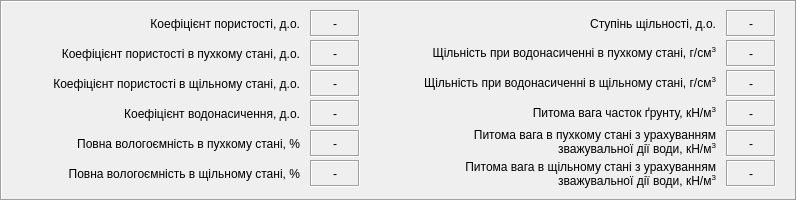
   <widget class="QFrame" name="frame_3">
    <property name="geometry">
     <rect>
      <x>10</x>
      <y>430</y>
      <width>797</width>
      <height>201</height>
     </rect>
    </property>
    <property name="frameShape">
     <enum>QFrame::Box</enum>
    </property>
    <property name="frameShadow">
     <enum>QFrame::Sunken</enum>
    </property>
    <widget class="QLabel" name="label_28">
     <property name="geometry">
      <rect>
       <x>10</x>
       <y>160</y>
       <width>290</width>
       <height>27</height>
      </rect>
     </property>
     <property name="text">
      <string>Повна вологоємність в щільному стані, %</string>
     </property>
     <property name="alignment">
      <set>Qt::AlignRight|Qt::AlignTrailing|Qt::AlignVCenter</set>
     </property>
     <property name="wordWrap">
      <bool>true</bool>
     </property>
    </widget>
    <widget class="QLabel" name="label_31">
     <property name="geometry">
      <rect>
       <x>310</x>
       <y>70</y>
       <width>50</width>
       <height>27</height>
      </rect>
     </property>
     <property name="font">
      <font>
       <weight>50</weight>
       <bold>false</bold>
      </font>
     </property>
     <property name="frameShape">
      <enum>QFrame::Box</enum>
     </property>
     <property name="frameShadow">
      <enum>QFrame::Sunken</enum>
     </property>
     <property name="text">
      <string>-</string>
     </property>
     <property name="alignment">
      <set>Qt::AlignCenter</set>
     </property>
     <property name="margin">
      <number>0</number>
     </property>
     <property name="indent">
      <number>-1</number>
     </property>
    </widget>
    <widget class="QLabel" name="label_26">
     <property name="geometry">
      <rect>
       <x>10</x>
       <y>100</y>
       <width>290</width>
       <height>27</height>
      </rect>
     </property>
     <property name="text">
      <string>Коефіцієнт водонасичення, д.о.</string>
     </property>
     <property name="alignment">
      <set>Qt::AlignRight|Qt::AlignTrailing|Qt::AlignVCenter</set>
     </property>
     <property name="wordWrap">
      <bool>true</bool>
     </property>
    </widget>
    <widget class="QLabel" name="label_32">
     <property name="geometry">
      <rect>
       <x>310</x>
       <y>100</y>
       <width>50</width>
       <height>27</height>
      </rect>
     </property>
     <property name="font">
      <font>
       <weight>50</weight>
       <bold>false</bold>
      </font>
     </property>
     <property name="frameShape">
      <enum>QFrame::Box</enum>
     </property>
     <property name="frameShadow">
      <enum>QFrame::Sunken</enum>
     </property>
     <property name="text">
      <string>-</string>
     </property>
     <property name="alignment">
      <set>Qt::AlignCenter</set>
     </property>
     <property name="margin">
      <number>0</number>
     </property>
     <property name="indent">
      <number>-1</number>
     </property>
    </widget>
    <widget class="QLabel" name="label_23">
     <property name="geometry">
      <rect>
       <x>10</x>
       <y>10</y>
       <width>290</width>
       <height>27</height>
      </rect>
     </property>
     <property name="text">
      <string>Коефіцієнт пористості, д.о.</string>
     </property>
     <property name="alignment">
      <set>Qt::AlignRight|Qt::AlignTrailing|Qt::AlignVCenter</set>
     </property>
     <property name="wordWrap">
      <bool>true</bool>
     </property>
    </widget>
    <widget class="QLabel" name="label_29">
     <property name="geometry">
      <rect>
       <x>310</x>
       <y>10</y>
       <width>50</width>
       <height>27</height>
      </rect>
     </property>
     <property name="font">
      <font>
       <weight>50</weight>
       <bold>false</bold>
      </font>
     </property>
     <property name="frameShape">
      <enum>QFrame::Box</enum>
     </property>
     <property name="frameShadow">
      <enum>QFrame::Sunken</enum>
     </property>
     <property name="text">
      <string>-</string>
     </property>
     <property name="alignment">
      <set>Qt::AlignCenter</set>
     </property>
     <property name="margin">
      <number>0</number>
     </property>
     <property name="indent">
      <number>-1</number>
     </property>
    </widget>
    <widget class="QLabel" name="label_30">
     <property name="geometry">
      <rect>
       <x>310</x>
       <y>40</y>
       <width>50</width>
       <height>27</height>
      </rect>
     </property>
     <property name="font">
      <font>
       <weight>50</weight>
       <bold>false</bold>
      </font>
     </property>
     <property name="frameShape">
      <enum>QFrame::Box</enum>
     </property>
     <property name="frameShadow">
      <enum>QFrame::Sunken</enum>
     </property>
     <property name="text">
      <string>-</string>
     </property>
     <property name="alignment">
      <set>Qt::AlignCenter</set>
     </property>
     <property name="margin">
      <number>0</number>
     </property>
     <property name="indent">
      <number>-1</number>
     </property>
    </widget>
    <widget class="QLabel" name="label_34">
     <property name="geometry">
      <rect>
       <x>310</x>
       <y>160</y>
       <width>50</width>
       <height>27</height>
      </rect>
     </property>
     <property name="font">
      <font>
       <weight>50</weight>
       <bold>false</bold>
      </font>
     </property>
     <property name="frameShape">
      <enum>QFrame::Box</enum>
     </property>
     <property name="frameShadow">
      <enum>QFrame::Sunken</enum>
     </property>
     <property name="text">
      <string>-</string>
     </property>
     <property name="alignment">
      <set>Qt::AlignCenter</set>
     </property>
     <property name="margin">
      <number>0</number>
     </property>
     <property name="indent">
      <number>-1</number>
     </property>
    </widget>
    <widget class="QLabel" name="label_24">
     <property name="geometry">
      <rect>
       <x>10</x>
       <y>40</y>
       <width>290</width>
       <height>27</height>
      </rect>
     </property>
     <property name="text">
      <string>Коефіцієнт пористості в пухкому стані, д.о.</string>
     </property>
     <property name="alignment">
      <set>Qt::AlignRight|Qt::AlignTrailing|Qt::AlignVCenter</set>
     </property>
     <property name="wordWrap">
      <bool>true</bool>
     </property>
    </widget>
    <widget class="QLabel" name="label_27">
     <property name="geometry">
      <rect>
       <x>10</x>
       <y>130</y>
       <width>290</width>
       <height>27</height>
      </rect>
     </property>
     <property name="text">
      <string>Повна вологоємність в пухкому стані, %</string>
     </property>
     <property name="alignment">
      <set>Qt::AlignRight|Qt::AlignTrailing|Qt::AlignVCenter</set>
     </property>
     <property name="wordWrap">
      <bool>true</bool>
     </property>
    </widget>
    <widget class="QLabel" name="label_33">
     <property name="geometry">
      <rect>
       <x>310</x>
       <y>130</y>
       <width>50</width>
       <height>27</height>
      </rect>
     </property>
     <property name="font">
      <font>
       <weight>50</weight>
       <bold>false</bold>
      </font>
     </property>
     <property name="frameShape">
      <enum>QFrame::Box</enum>
     </property>
     <property name="frameShadow">
      <enum>QFrame::Sunken</enum>
     </property>
     <property name="text">
      <string>-</string>
     </property>
     <property name="alignment">
      <set>Qt::AlignCenter</set>
     </property>
     <property name="margin">
      <number>0</number>
     </property>
     <property name="indent">
      <number>-1</number>
     </property>
    </widget>
    <widget class="QLabel" name="label_25">
     <property name="geometry">
      <rect>
       <x>10</x>
       <y>70</y>
       <width>290</width>
       <height>27</height>
      </rect>
     </property>
     <property name="text">
      <string>Коефіцієнт пористості в щільному стані, д.о.</string>
     </property>
     <property name="alignment">
      <set>Qt::AlignRight|Qt::AlignTrailing|Qt::AlignVCenter</set>
     </property>
     <property name="wordWrap">
      <bool>true</bool>
     </property>
    </widget>
    <widget class="QLabel" name="label_36">
     <property name="geometry">
      <rect>
       <x>381</x>
       <y>40</y>
       <width>335</width>
       <height>27</height>
      </rect>
     </property>
     <property name="text">
      <string>&lt;html&gt;&lt;head/&gt;&lt;body&gt;&lt;p&gt;Щільність при водонасиченні в пухкому стані, г/см&lt;span style=&quot; vertical-align:super;&quot;&gt;3&lt;/span&gt;&lt;/p&gt;&lt;/body&gt;&lt;/html&gt;</string>
     </property>
     <property name="alignment">
      <set>Qt::AlignRight|Qt::AlignTrailing|Qt::AlignVCenter</set>
     </property>
     <property name="wordWrap">
      <bool>true</bool>
     </property>
    </widget>
    <widget class="QLabel" name="label_37">
     <property name="geometry">
      <rect>
       <x>726</x>
       <y>40</y>
       <width>50</width>
       <height>27</height>
      </rect>
     </property>
     <property name="font">
      <font>
       <weight>50</weight>
       <bold>false</bold>
      </font>
     </property>
     <property name="frameShape">
      <enum>QFrame::Box</enum>
     </property>
     <property name="frameShadow">
      <enum>QFrame::Sunken</enum>
     </property>
     <property name="text">
      <string>-</string>
     </property>
     <property name="alignment">
      <set>Qt::AlignCenter</set>
     </property>
     <property name="margin">
      <number>0</number>
     </property>
     <property name="indent">
      <number>-1</number>
     </property>
    </widget>
    <widget class="QLabel" name="label_38">
     <property name="geometry">
      <rect>
       <x>726</x>
       <y>10</y>
       <width>50</width>
       <height>27</height>
      </rect>
     </property>
     <property name="font">
      <font>
       <weight>50</weight>
       <bold>false</bold>
      </font>
     </property>
     <property name="frameShape">
      <enum>QFrame::Box</enum>
     </property>
     <property name="frameShadow">
      <enum>QFrame::Sunken</enum>
     </property>
     <property name="text">
      <string>-</string>
     </property>
     <property name="alignment">
      <set>Qt::AlignCenter</set>
     </property>
     <property name="margin">
      <number>0</number>
     </property>
     <property name="indent">
      <number>-1</number>
     </property>
    </widget>
    <widget class="QLabel" name="label_39">
     <property name="geometry">
      <rect>
       <x>381</x>
       <y>10</y>
       <width>335</width>
       <height>27</height>
      </rect>
     </property>
     <property name="text">
      <string>Ступінь щільності, д.о.</string>
     </property>
     <property name="alignment">
      <set>Qt::AlignRight|Qt::AlignTrailing|Qt::AlignVCenter</set>
     </property>
     <property name="wordWrap">
      <bool>true</bool>
     </property>
    </widget>
    <widget class="QLabel" name="label_40">
     <property name="geometry">
      <rect>
       <x>381</x>
       <y>70</y>
       <width>335</width>
       <height>27</height>
      </rect>
     </property>
     <property name="text">
      <string>&lt;html&gt;&lt;head/&gt;&lt;body&gt;&lt;p&gt;Щільність при водонасиченні в щільному стані, г/см&lt;span style=&quot; vertical-align:super;&quot;&gt;3&lt;/span&gt;&lt;/p&gt;&lt;/body&gt;&lt;/html&gt;</string>
     </property>
     <property name="alignment">
      <set>Qt::AlignRight|Qt::AlignTrailing|Qt::AlignVCenter</set>
     </property>
     <property name="wordWrap">
      <bool>true</bool>
     </property>
    </widget>
    <widget class="QLabel" name="label_41">
     <property name="geometry">
      <rect>
       <x>726</x>
       <y>70</y>
       <width>50</width>
       <height>27</height>
      </rect>
     </property>
     <property name="font">
      <font>
       <weight>50</weight>
       <bold>false</bold>
      </font>
     </property>
     <property name="frameShape">
      <enum>QFrame::Box</enum>
     </property>
     <property name="frameShadow">
      <enum>QFrame::Sunken</enum>
     </property>
     <property name="text">
      <string>-</string>
     </property>
     <property name="alignment">
      <set>Qt::AlignCenter</set>
     </property>
     <property name="margin">
      <number>0</number>
     </property>
     <property name="indent">
      <number>-1</number>
     </property>
    </widget>
    <widget class="QLabel" name="label_42">
     <property name="geometry">
      <rect>
       <x>726</x>
       <y>100</y>
       <width>50</width>
       <height>27</height>
      </rect>
     </property>
     <property name="font">
      <font>
       <weight>50</weight>
       <bold>false</bold>
      </font>
     </property>
     <property name="frameShape">
      <enum>QFrame::Box</enum>
     </property>
     <property name="frameShadow">
      <enum>QFrame::Sunken</enum>
     </property>
     <property name="text">
      <string>-</string>
     </property>
     <property name="alignment">
      <set>Qt::AlignCenter</set>
     </property>
     <property name="margin">
      <number>0</number>
     </property>
     <property name="indent">
      <number>-1</number>
     </property>
    </widget>
    <widget class="QLabel" name="label_43">
     <property name="geometry">
      <rect>
       <x>381</x>
       <y>100</y>
       <width>335</width>
       <height>27</height>
      </rect>
     </property>
     <property name="text">
      <string>&lt;html&gt;&lt;head/&gt;&lt;body&gt;&lt;p&gt;Питома вага часток ґрунту, кН/м&lt;span style=&quot; vertical-align:super;&quot;&gt;3&lt;/span&gt;&lt;/p&gt;&lt;/body&gt;&lt;/html&gt;</string>
     </property>
     <property name="alignment">
      <set>Qt::AlignRight|Qt::AlignTrailing|Qt::AlignVCenter</set>
     </property>
     <property name="wordWrap">
      <bool>true</bool>
     </property>
    </widget>
    <widget class="QLabel" name="label_44">
     <property name="geometry">
      <rect>
       <x>381</x>
       <y>126</y>
       <width>335</width>
       <height>32</height>
      </rect>
     </property>
     <property name="text">
      <string>&lt;html&gt;&lt;head/&gt;&lt;body&gt;&lt;p&gt;Питома вага в пухкому стані з урахуванням&lt;br/&gt;зважувальної дії води, кН/м&lt;span style=&quot; vertical-align:super;&quot;&gt;3&lt;/span&gt;&lt;/p&gt;&lt;/body&gt;&lt;/html&gt;</string>
     </property>
     <property name="alignment">
      <set>Qt::AlignRight|Qt::AlignTrailing|Qt::AlignVCenter</set>
     </property>
     <property name="wordWrap">
      <bool>true</bool>
     </property>
    </widget>
    <widget class="QLabel" name="label_45">
     <property name="geometry">
      <rect>
       <x>726</x>
       <y>130</y>
       <width>50</width>
       <height>27</height>
      </rect>
     </property>
     <property name="font">
      <font>
       <weight>50</weight>
       <bold>false</bold>
      </font>
     </property>
     <property name="frameShape">
      <enum>QFrame::Box</enum>
     </property>
     <property name="frameShadow">
      <enum>QFrame::Sunken</enum>
     </property>
     <property name="text">
      <string>-</string>
     </property>
     <property name="alignment">
      <set>Qt::AlignCenter</set>
     </property>
     <property name="margin">
      <number>0</number>
     </property>
     <property name="indent">
      <number>-1</number>
     </property>
    </widget>
    <widget class="QLabel" name="label_46">
     <property name="geometry">
      <rect>
       <x>381</x>
       <y>158</y>
       <width>335</width>
       <height>32</height>
      </rect>
     </property>
     <property name="text">
      <string>&lt;html&gt;&lt;head/&gt;&lt;body&gt;&lt;p&gt;Питома вага в щільному стані з урахуванням&lt;br/&gt; зважувальної дії води, кН/м&lt;span style=&quot; vertical-align:super;&quot;&gt;3&lt;/span&gt;&lt;/p&gt;&lt;/body&gt;&lt;/html&gt;</string>
     </property>
     <property name="alignment">
      <set>Qt::AlignRight|Qt::AlignTrailing|Qt::AlignVCenter</set>
     </property>
     <property name="wordWrap">
      <bool>true</bool>
     </property>
    </widget>
    <widget class="QLabel" name="label_47">
     <property name="geometry">
      <rect>
       <x>726</x>
       <y>160</y>
       <width>50</width>
       <height>27</height>
      </rect>
     </property>
     <property name="font">
      <font>
       <weight>50</weight>
       <bold>false</bold>
      </font>
     </property>
     <property name="frameShape">
      <enum>QFrame::Box</enum>
     </property>
     <property name="frameShadow">
      <enum>QFrame::Sunken</enum>
     </property>
     <property name="text">
      <string>-</string>
     </property>
     <property name="alignment">
      <set>Qt::AlignCenter</set>
     </property>
     <property name="margin">
      <number>0</number>
     </property>
     <property name="indent">
      <number>-1</number>
     </property>
    </widget>
   </widget>
